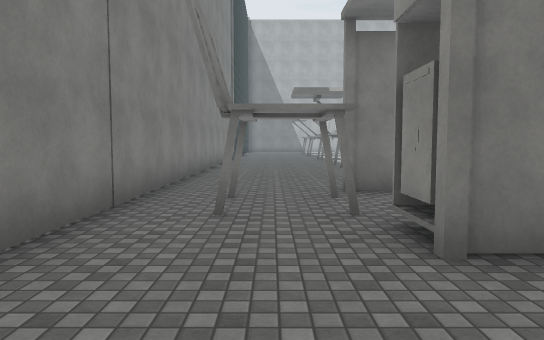
View 1 (above)

24 first-person views from a walk through a Unity game level. The camera is 1.5 m above the floor, tilts 4° down and sees 70° across. The floor is counted in squares, 2 m on a side. Each view is taken from the middle of a square. On the plan, view 1 faces up. The plan holds only what a view shows up to about 12 squares ahead; the rest is blank. The place goes on beyond the plan. The player is left out. Some surface patterns are stand-ins.

View 2
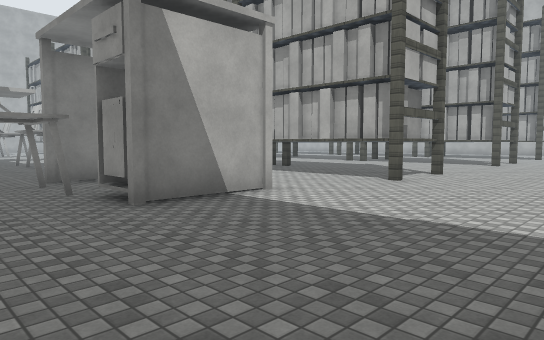

View 3
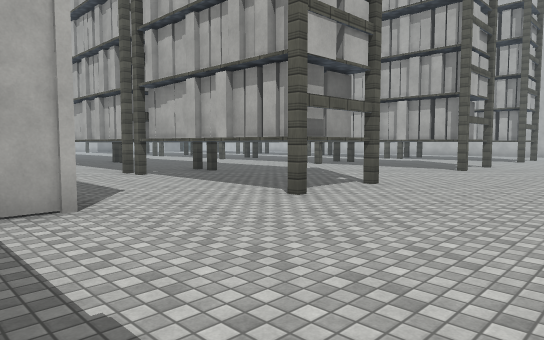

View 4
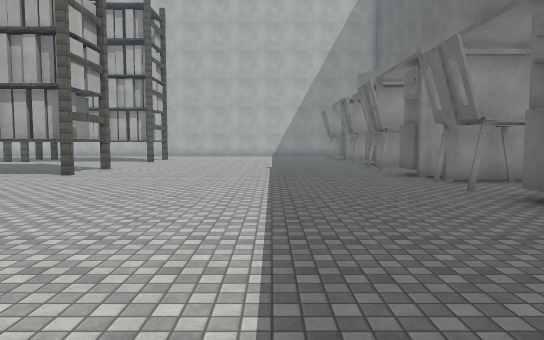

View 5
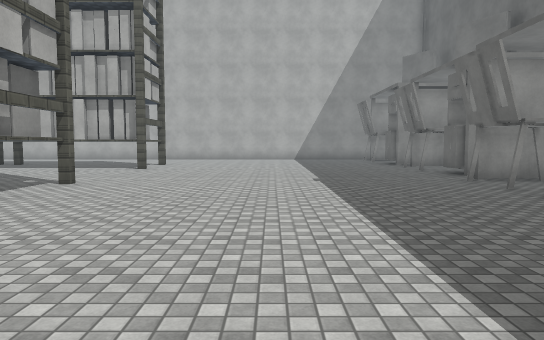

View 6
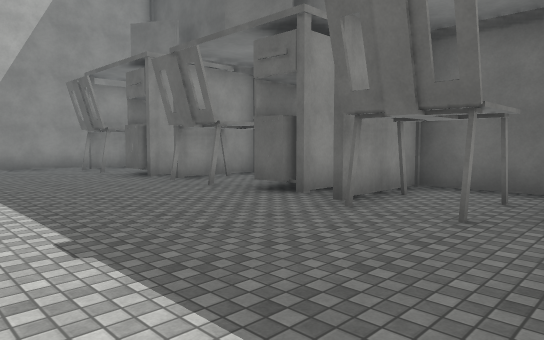

View 7
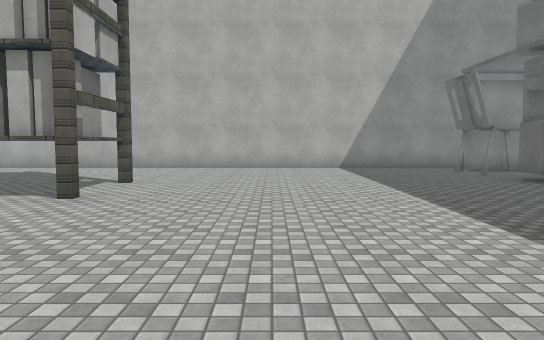

View 8
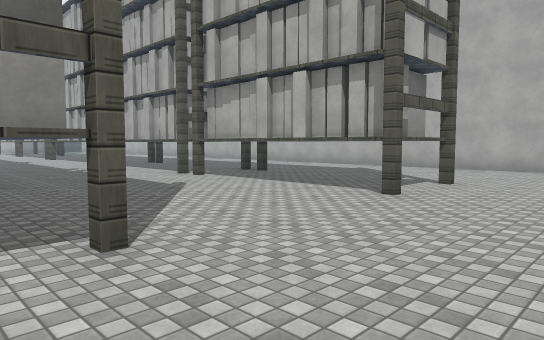

View 9
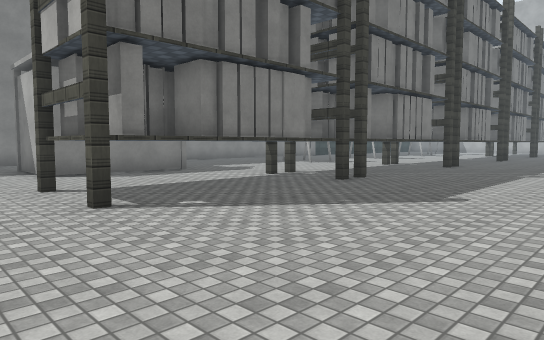

View 10
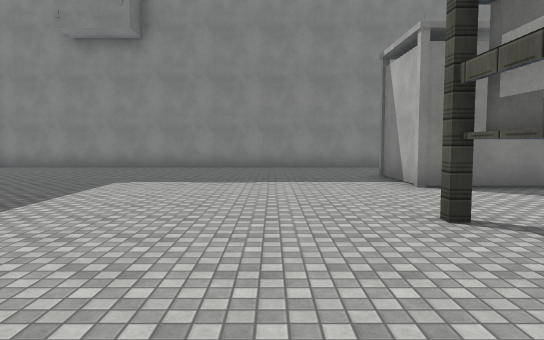

View 11
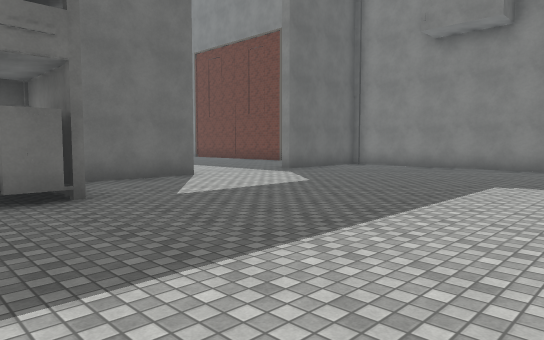

View 12
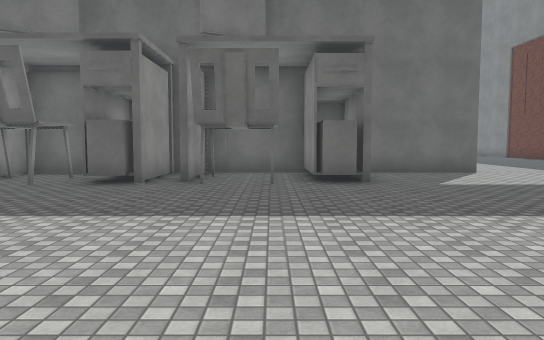

View 13
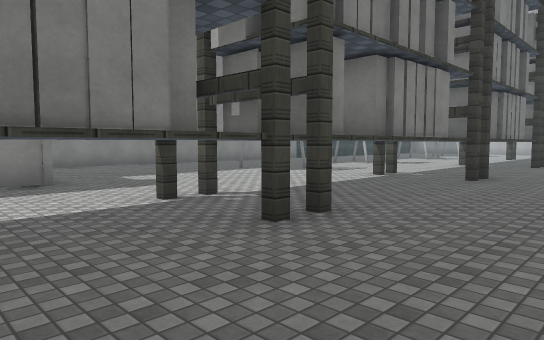

View 14
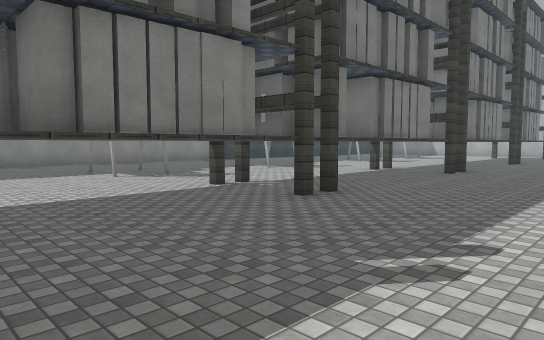

View 15
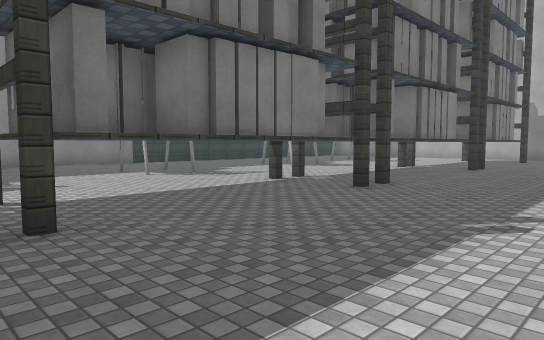

View 16
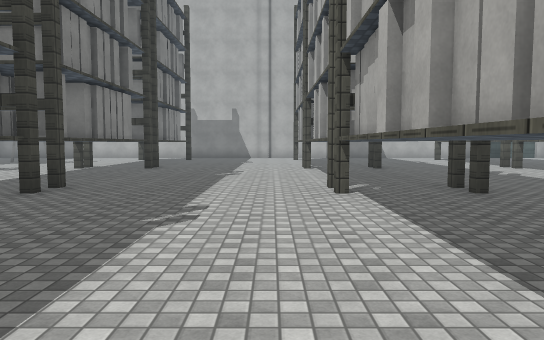

View 17
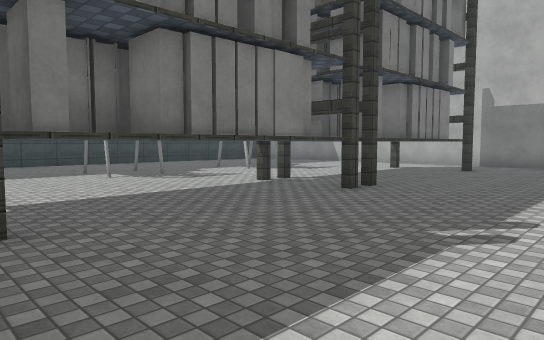

View 18
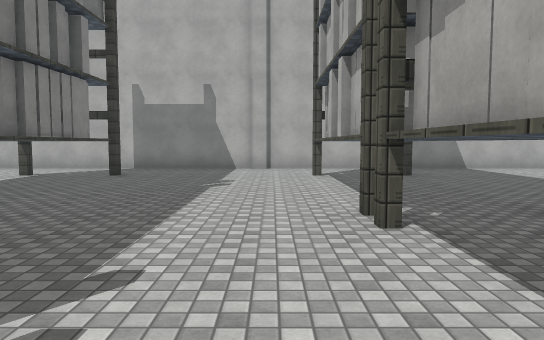

View 19
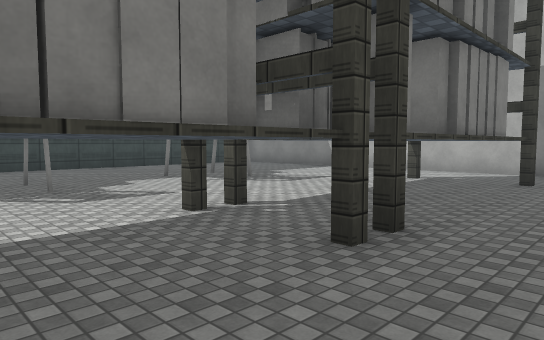

View 20
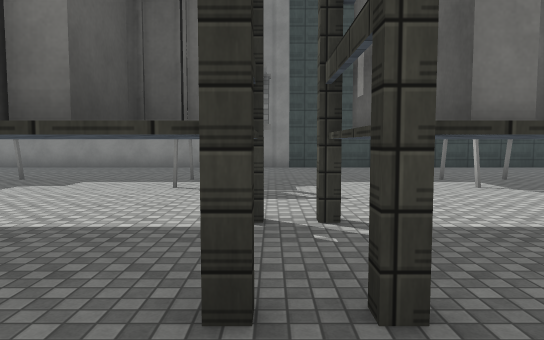

View 21
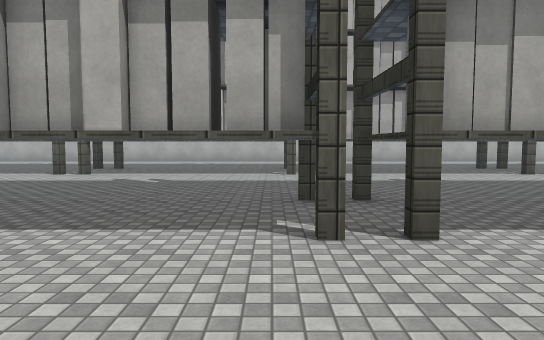

View 22
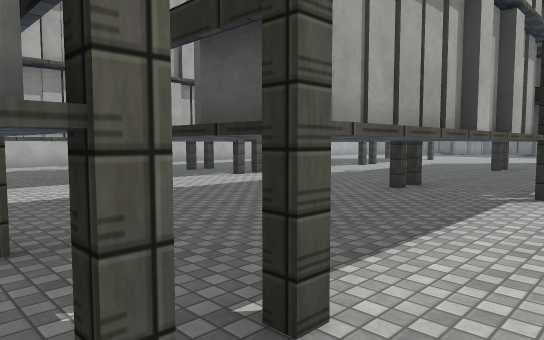

View 23
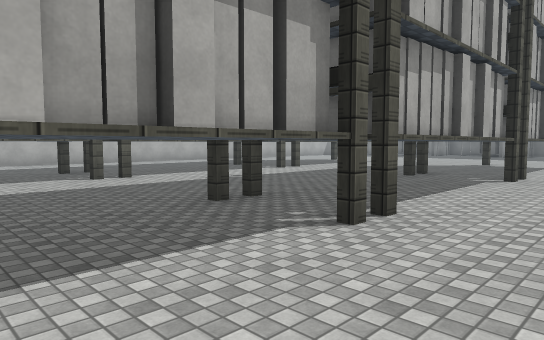

View 24
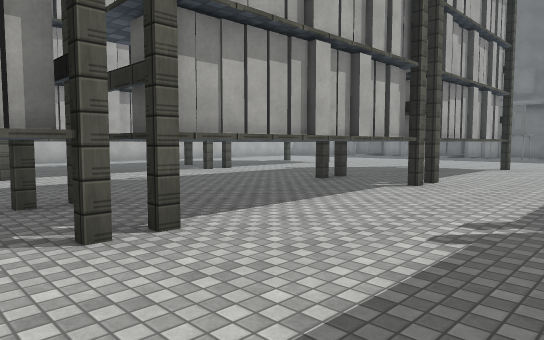

### Floor plan
Key: @ floor where view 1 was taken; # wall or solid block; . floor; = window, fence, low wall or low ledge; T thing the floor can be seen under or through; O other object.
Columns run from 2 left of view 1 to 26 right of it. Each row starts with its distance up from view 1.
 32       #################
 31        .......... ....
 30     ............. ....
 29    .....# #....###...
 28    .....  O....O  ...
 27  ...OO..  O....   ..
 26 #.......  O....O  .
 25 #....... T#.... # . .#
 24 #.......TOO....O# ...#
 23 #...OO..T O....OO ...#
 22 #.......  O....OO ...#
 21 #.......  O....O  ...#
 20 #....... OO....O  ...#O
 19 #.......TOO....O O...#
 18 #.......TTT....###...#
 17 # ...... OO....O#O...TO ...
 16 #...O...  O....O  ...TO ....#
 15 #....... OO....O  ...TO ....
 14 #....... TT....O  ...T  ...
 13 #...OO..TOT....O  ...#  ...
 12 #.......T T....OO#...# #...
 11 #....... OO....OO ...#O ..
 10 #.......TOO....O  ...#O ..
  9 #.......TOO....O# ...#O .
  8 #.......TOO....O  ...#OO.
  7 #........##....###.... #.. .#
  6 #..OOO..TOO....O  ...#O ....#
  5 #....O..TOO....O  ...TO ....#
  4 #..O.O..TOO....O  ...TO ....#
  3 #..OOO..TTT....O# ...TT ....#
  2 #.......TOO....O#O...TOO....#
  1 #...........................#
  0 #.@.........................#
 -1 #...........................#
 -2 #...........................#
 -3 #...........................#
 -4 #...........................#
 -5 #...........................#
 -6 #...........OO.OO.O..OOOOO..#
 -7 #.........OO..OOO.OOO.OOOO.O#
 -8 #.........OO =OO..OOO OO  OO
 -9    #...############   #
-10     ...
-11     ..

Positions as (right, up) in squares from view 1, and headings:
1: (0, 0), facing up
2: (-1, -2), facing up-right
3: (2, -2), facing up-right
4: (4, -3), facing right
5: (8, -2), facing right
6: (13, -2), facing down-right
7: (14, -1), facing right
8: (14, -1), facing up-right
9: (13, 0), facing up-left
10: (10, 0), facing left
11: (10, -1), facing down-left
12: (10, 1), facing down
13: (11, 4), facing up-left
14: (12, 8), facing up-left
15: (12, 12), facing up-left
16: (12, 12), facing up
17: (12, 18), facing up-left
18: (12, 20), facing up
19: (10, 21), facing up-left
20: (10, 18), facing left
21: (10, 19), facing right
22: (12, 19), facing down-right
23: (11, 16), facing down-right
24: (10, 14), facing down-right
